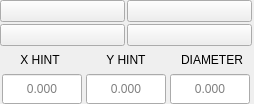
          <widget class="QWidget" name="boss_and_pocket">
           <layout class="QVBoxLayout" name="verticalLayout_39" stretch="1,0,0">
            <property name="spacing">
             <number>2</number>
            </property>
            <property name="leftMargin">
             <number>0</number>
            </property>
            <property name="topMargin">
             <number>0</number>
            </property>
            <property name="rightMargin">
             <number>2</number>
            </property>
            <property name="bottomMargin">
             <number>0</number>
            </property>
            <item>
             <layout class="QGridLayout" name="gridLayout_3">
              <property name="topMargin">
               <number>0</number>
              </property>
              <item row="0" column="1">
               <widget class="QPushButton" name="probe_rect_boss">
                <property name="sizePolicy">
                 <sizepolicy hsizetype="Preferred" vsizetype="Preferred">
                  <horstretch>0</horstretch>
                  <verstretch>0</verstretch>
                 </sizepolicy>
                </property>
                <property name="minimumSize">
                 <size>
                  <width>0</width>
                  <height>0</height>
                 </size>
                </property>
                <property name="maximumSize">
                 <size>
                  <width>16777215</width>
                  <height>16777215</height>
                 </size>
                </property>
                <property name="toolTip">
                 <string>Rectangular boss</string>
                </property>
                <property name="text">
                 <string/>
                </property>
                <property name="icon">
                 <iconset>
                  <normalon>basic_probe_icons/rect_boss.png</normalon>
                 </iconset>
                </property>
                <property name="iconSize">
                 <size>
                  <width>100</width>
                  <height>100</height>
                 </size>
                </property>
                <property name="probe" stdset="0">
                 <string>probe_rectangular_boss</string>
                </property>
                <attribute name="buttonGroup">
                 <string notr="true">boss_pocket_buttonGroup</string>
                </attribute>
               </widget>
              </item>
              <item row="0" column="0">
               <widget class="QPushButton" name="probe_rect_pocket">
                <property name="sizePolicy">
                 <sizepolicy hsizetype="Preferred" vsizetype="Preferred">
                  <horstretch>0</horstretch>
                  <verstretch>0</verstretch>
                 </sizepolicy>
                </property>
                <property name="minimumSize">
                 <size>
                  <width>0</width>
                  <height>0</height>
                 </size>
                </property>
                <property name="maximumSize">
                 <size>
                  <width>16777215</width>
                  <height>16777215</height>
                 </size>
                </property>
                <property name="toolTip">
                 <string>Rectangular pocket</string>
                </property>
                <property name="text">
                 <string/>
                </property>
                <property name="icon">
                 <iconset>
                  <normalon>basic_probe_icons/rect_pocket.png</normalon>
                 </iconset>
                </property>
                <property name="iconSize">
                 <size>
                  <width>100</width>
                  <height>100</height>
                 </size>
                </property>
                <property name="probe" stdset="0">
                 <string>probe_rectangular_pocket</string>
                </property>
                <attribute name="buttonGroup">
                 <string notr="true">boss_pocket_buttonGroup</string>
                </attribute>
               </widget>
              </item>
              <item row="1" column="0">
               <widget class="QPushButton" name="probe_round_pocket">
                <property name="sizePolicy">
                 <sizepolicy hsizetype="Preferred" vsizetype="Preferred">
                  <horstretch>0</horstretch>
                  <verstretch>0</verstretch>
                 </sizepolicy>
                </property>
                <property name="minimumSize">
                 <size>
                  <width>0</width>
                  <height>0</height>
                 </size>
                </property>
                <property name="maximumSize">
                 <size>
                  <width>16777215</width>
                  <height>16777215</height>
                 </size>
                </property>
                <property name="toolTip">
                 <string>Round pocket</string>
                </property>
                <property name="text">
                 <string/>
                </property>
                <property name="icon">
                 <iconset>
                  <normalon>basic_probe_icons/round_pocket.png</normalon>
                 </iconset>
                </property>
                <property name="iconSize">
                 <size>
                  <width>100</width>
                  <height>100</height>
                 </size>
                </property>
                <property name="probe" stdset="0">
                 <string>probe_round_pocket</string>
                </property>
                <attribute name="buttonGroup">
                 <string notr="true">boss_pocket_buttonGroup</string>
                </attribute>
               </widget>
              </item>
              <item row="1" column="1">
               <widget class="QPushButton" name="probe_round_boss">
                <property name="sizePolicy">
                 <sizepolicy hsizetype="Preferred" vsizetype="Preferred">
                  <horstretch>0</horstretch>
                  <verstretch>0</verstretch>
                 </sizepolicy>
                </property>
                <property name="minimumSize">
                 <size>
                  <width>0</width>
                  <height>0</height>
                 </size>
                </property>
                <property name="maximumSize">
                 <size>
                  <width>16777215</width>
                  <height>16777215</height>
                 </size>
                </property>
                <property name="focusPolicy">
                 <enum>Qt::StrongFocus</enum>
                </property>
                <property name="toolTip">
                 <string>Round boss</string>
                </property>
                <property name="text">
                 <string/>
                </property>
                <property name="icon">
                 <iconset>
                  <normalon>basic_probe_icons/round_boss.png</normalon>
                 </iconset>
                </property>
                <property name="iconSize">
                 <size>
                  <width>100</width>
                  <height>100</height>
                 </size>
                </property>
                <property name="probe" stdset="0">
                 <string>probe_round_boss</string>
                </property>
                <attribute name="buttonGroup">
                 <string notr="true">boss_pocket_buttonGroup</string>
                </attribute>
               </widget>
              </item>
             </layout>
            </item>
            <item>
             <layout class="QHBoxLayout" name="horizontalLayout_8">
              <property name="spacing">
               <number>6</number>
              </property>
              <property name="topMargin">
               <number>0</number>
              </property>
              <item>
               <widget class="QLabel" name="label_9">
                <property name="minimumSize">
                 <size>
                  <width>80</width>
                  <height>24</height>
                 </size>
                </property>
                <property name="maximumSize">
                 <size>
                  <width>80</width>
                  <height>24</height>
                 </size>
                </property>
                <property name="text">
                 <string>X HINT</string>
                </property>
                <property name="alignment">
                 <set>Qt::AlignCenter</set>
                </property>
               </widget>
              </item>
              <item>
               <widget class="QLabel" name="label_10">
                <property name="minimumSize">
                 <size>
                  <width>80</width>
                  <height>24</height>
                 </size>
                </property>
                <property name="maximumSize">
                 <size>
                  <width>80</width>
                  <height>24</height>
                 </size>
                </property>
                <property name="text">
                 <string>Y HINT</string>
                </property>
                <property name="alignment">
                 <set>Qt::AlignCenter</set>
                </property>
               </widget>
              </item>
              <item>
               <widget class="QLabel" name="label">
                <property name="minimumSize">
                 <size>
                  <width>80</width>
                  <height>24</height>
                 </size>
                </property>
                <property name="maximumSize">
                 <size>
                  <width>80</width>
                  <height>24</height>
                 </size>
                </property>
                <property name="text">
                 <string>DIAMETER</string>
                </property>
                <property name="alignment">
                 <set>Qt::AlignCenter</set>
                </property>
               </widget>
              </item>
             </layout>
            </item>
            <item>
             <layout class="QHBoxLayout" name="horizontalLayout_9">
              <property name="topMargin">
               <number>0</number>
              </property>
              <item>
               <widget class="QLineEdit" name="lineEdit_x_hint_bp">
                <property name="sizePolicy">
                 <sizepolicy hsizetype="Preferred" vsizetype="Preferred">
                  <horstretch>0</horstretch>
                  <verstretch>0</verstretch>
                 </sizepolicy>
                </property>
                <property name="minimumSize">
                 <size>
                  <width>80</width>
                  <height>30</height>
                 </size>
                </property>
                <property name="maximumSize">
                 <size>
                  <width>80</width>
                  <height>30</height>
                 </size>
                </property>
                <property name="focusPolicy">
                 <enum>Qt::ClickFocus</enum>
                </property>
                <property name="styleSheet">
                 <string notr="true"/>
                </property>
                <property name="text">
                 <string/>
                </property>
                <property name="alignment">
                 <set>Qt::AlignCenter</set>
                </property>
                <property name="placeholderText">
                 <string>0.000</string>
                </property>
               </widget>
              </item>
              <item>
               <widget class="QLineEdit" name="lineEdit_y_hint_bp">
                <property name="sizePolicy">
                 <sizepolicy hsizetype="Preferred" vsizetype="Preferred">
                  <horstretch>0</horstretch>
                  <verstretch>0</verstretch>
                 </sizepolicy>
                </property>
                <property name="minimumSize">
                 <size>
                  <width>80</width>
                  <height>30</height>
                 </size>
                </property>
                <property name="maximumSize">
                 <size>
                  <width>80</width>
                  <height>30</height>
                 </size>
                </property>
                <property name="focusPolicy">
                 <enum>Qt::ClickFocus</enum>
                </property>
                <property name="styleSheet">
                 <string notr="true"/>
                </property>
                <property name="text">
                 <string/>
                </property>
                <property name="alignment">
                 <set>Qt::AlignCenter</set>
                </property>
                <property name="placeholderText">
                 <string>0.000</string>
                </property>
               </widget>
              </item>
              <item>
               <widget class="QLineEdit" name="lineEdit_diameter_hint">
                <property name="sizePolicy">
                 <sizepolicy hsizetype="Preferred" vsizetype="Preferred">
                  <horstretch>0</horstretch>
                  <verstretch>0</verstretch>
                 </sizepolicy>
                </property>
                <property name="minimumSize">
                 <size>
                  <width>80</width>
                  <height>30</height>
                 </size>
                </property>
                <property name="maximumSize">
                 <size>
                  <width>80</width>
                  <height>30</height>
                 </size>
                </property>
                <property name="focusPolicy">
                 <enum>Qt::ClickFocus</enum>
                </property>
                <property name="styleSheet">
                 <string notr="true"/>
                </property>
                <property name="text">
                 <string/>
                </property>
                <property name="alignment">
                 <set>Qt::AlignCenter</set>
                </property>
                <property name="placeholderText">
                 <string>0.000</string>
                </property>
               </widget>
              </item>
             </layout>
            </item>
           </layout>
          </widget>
